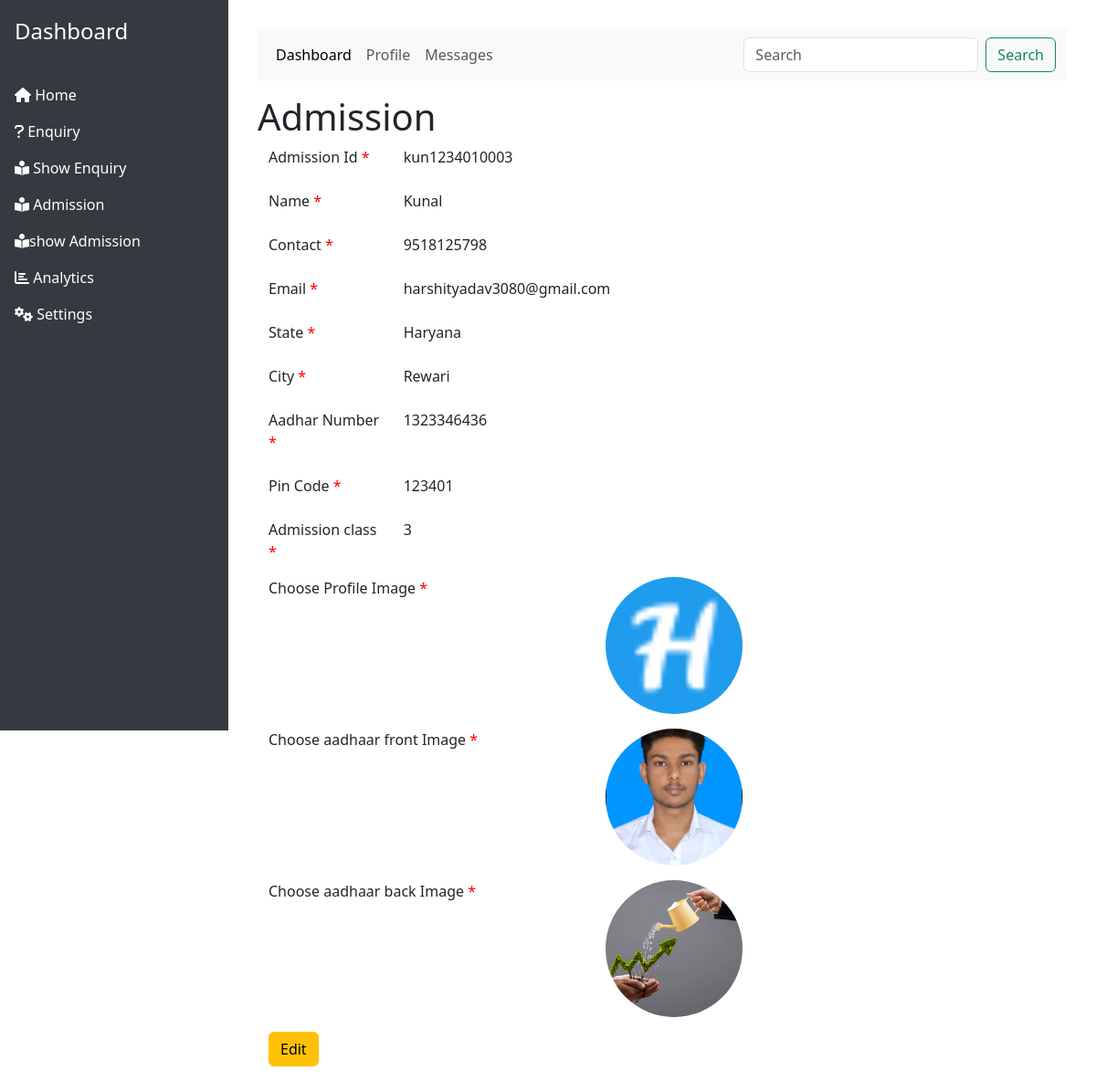
/view_admission.php?view=kun1234010003, run on the app's committed database.
### tables this page shows
CREATE TABLE `student` (
  `admission_id` varchar(13) NOT NULL,
  `gsn` int(11) NOT NULL,
  `name` varchar(20) DEFAULT NULL,
  `contact` varchar(20) DEFAULT NULL,
  `email` varchar(60) DEFAULT NULL,
  `state` varchar(20) DEFAULT NULL,
  `city` varchar(20) DEFAULT NULL,
  `aadharnumber` varchar(12) DEFAULT NULL,
  `pin` varchar(20) DEFAULT NULL,
  `study` varchar(20) DEFAULT NULL,
  `image` varchar(100) NOT NULL,
  `aadhaarfront` varchar(100) NOT NULL,
  `aadhaarback` varchar(100) NOT NULL
);

### dao.php (called while the page is built, shortened)
<?php
$servername = "localhost";
$username = "root";
$password = "";
$dbname = "lib";
$conn = mysqli_connect($servername, $username, $password, $dbname);
function query($sql)
{
    global $conn;
    $result = mysqli_query($conn, $sql);
    return $result;
}
function fetch($result)
{
    return mysqli_fetch_assoc($result);
}
function select_By_Id($table, $id, $name)
{
    $aql = "select * from $table where $id=$name";
    $result = query($aql);
    return $rows = fetch($result);
}

### view_admission.php (the view, shortened to what this page needs)
<?php require_once("dao.php"); ?>
<?php require_once("header.php"); ?>
<?php
if (isset($_GET['view'])) {
    $id = $_GET['view'];
    $row = select_By_Id("student", "admission_id", "'$id'");
}
?>
<div class="contaier-fluid">
    <h1 class="mt-3">Admission</h1>
    <div class="container">
        <form class="" method="post" enctype="multipart/form-data" action="admission_controller.php">
            <div class="mb-3 row ">
                <div class="col-2">
                    <label for="name" class="form-label">Admission Id <span class="required">*</span></label>
                </div>
                <div class="col-10">
                    <label for="name" class="form-label"><?php echo $row['admission_id']; ?></label>
                </div>
            </div>
            <div class="mb-3 row">
                <div class="col-2">
                    <label for="name" class="form-label">Name <span class="required">*</span></label>
                </div>
                <div class="col-10">
                    <label for="name" class="form-label"><?php echo $row['name']; ?></label>
                </div>
            </div>
            <div class="mb-3 row">
                <div class="col-2">
                    <label for="contact">Contact <span class="required">*</span></label>
                </div>
                <div class="col-10">
                    <label for="name" class="form-label"><?php echo $row['contact']; ?></label>
                </div>
            </div>
            <div class="mb-3 row">
                <div class="col-2">
                    <label for="email" class="form-label">Email <span class="required">*</span></label>
                </div>
                <div class="col-10">
                    <label for="name" class="form-label"><?php echo $row['email']; ?></label>
                </div>
            </div>
            <div class="mb-3 row">
                <div class="col-2">
                    <label for="state">State <span class="required">*</span></label>
                </div>
                <div class="col-10">
                    <label for="name" class="form-label"><?php echo $row['state']; ?></label>
                </div>
            </div>
            <div class="mb-3 row">
                <div class="col-2">
                    <label for="city" class="form-label">City <span class="required">*</span></label>
                </div>
                <div class="col-10">
                    <label for="name" class="form-label"><?php echo $row['city']; ?></label>
                </div>
            </div>
            <div class="mb-3 row">
                <div class="col-2">
                    <label for="aadharnumber" class="form-label">Aadhar Number <span class="required">*</span></label>
                </div>
                <div class="col-10">
                    <label for="name" class="form-label"><?php echo $row['aadharnumber']; ?></label>
                </div>
            </div>
            <div class="mb-3 row">
                <div class="col-2">
                    <label for="pin" class="form-label">Pin Code <span class="required">*</span></label>
                </div>
                <div class="col-10">
                    <label for="name" class="form-label"><?php echo $row['pin']; ?></label>
                </div>
            </div>
            <div class="mb-3 row">
                <div class="col-2">
                    <label for="study">Admission class <span class="required">*</span></label>
                </div>
                <div class="col-10">
                    <label for="name" class="form-label"><?php echo $row['study']; ?></label>
                </div>
            </div>
            <div class="mb-3 row">
                <div class="col-5">
                    <label for="image" class="form-label">Choose Profile Image <span class="required">*</span></label>
                </div>
                <div class="col-5">
                    <img alt="" id="showimage" src="<?php echo "saved photo/" . $row['image'] ?>" class="profile-image">
                </div>
            </div>
            <div class="mb-3 row">
                <div class="col-5">
                    <label for="aadhaarfront" class="form-label">Choose aadhaar front Image <span class="required">*</span></label>
                </div>
                <div class="col-5">
                    <img alt="" id="aadhaarfrontpreview" class="profile-image" src="<?php echo "saved photo/" . $row['aadhaarfront']; ?>">
                </div>
            </div>
            <div class="mb-3 row">
                <div class="col-5">
                    <label for="aadhaarfront" class="form-label">Choose aadhaar back Image <span class="required">*</span></label>
                </div>
                <div class="col-5">
                    <img alt="" id="aadhaarfrontpreview" class="profile-image" src="<?php echo "saved photo/" . $row['aadhaarback']; ?>">
                </div>
            </div>
            <a href="edit_admission.php?edit=<?php echo $id; ?>" class="btn btn-warning ">Edit</a>
    </div>
</div>

### header.php (style rules this page uses)
.required { color: red; }
.profile-image { width: 150px; height: 150px; border-radius: 50%; object-fit: cover; }

### data on the page
student: admission_id "kun1234010003", name "Kunal", contact "9518125798", email "harshityadav3080@gmail.com", state "Haryana", city "Rewari", aadharnumber "1323346436", pin "123401", study "3", image (picture), aadhaarfront (picture), aadhaarback (picture)
